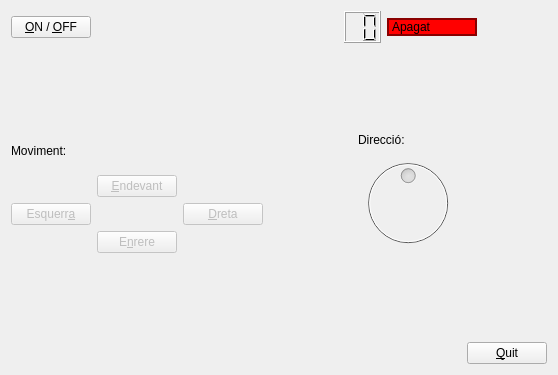
<?xml version="1.0" encoding="UTF-8"?>
<ui version="4.0">
 <class>MyForm</class>
 <widget class="QWidget" name="MyForm">
  <property name="geometry">
   <rect>
    <x>0</x>
    <y>0</y>
    <width>558</width>
    <height>375</height>
   </rect>
  </property>
  <property name="windowTitle">
   <string>Robot</string>
  </property>
  <layout class="QVBoxLayout" name="verticalLayout_3">
   <item>
    <layout class="QHBoxLayout" name="StatusLayout">
     <item>
      <widget class="QPushButton" name="PowerButton">
       <property name="text">
        <string>&amp;ON / &amp;OFF</string>
       </property>
      </widget>
     </item>
     <item>
      <spacer name="horizontalSpacer_3">
       <property name="orientation">
        <enum>Qt::Horizontal</enum>
       </property>
       <property name="sizeType">
        <enum>QSizePolicy::Fixed</enum>
       </property>
       <property name="sizeHint" stdset="0">
        <size>
         <width>177</width>
         <height>20</height>
        </size>
       </property>
      </spacer>
     </item>
     <item>
      <spacer name="horizontalSpacer_6">
       <property name="orientation">
        <enum>Qt::Horizontal</enum>
       </property>
       <property name="sizeHint" stdset="0">
        <size>
         <width>40</width>
         <height>20</height>
        </size>
       </property>
      </spacer>
     </item>
     <item>
      <widget class="QLCDNumber" name="lcdNumber">
       <property name="sizePolicy">
        <sizepolicy hsizetype="Fixed" vsizetype="Fixed">
         <horstretch>0</horstretch>
         <verstretch>0</verstretch>
        </sizepolicy>
       </property>
       <property name="minimumSize">
        <size>
         <width>0</width>
         <height>32</height>
        </size>
       </property>
       <property name="lineWidth">
        <number>1</number>
       </property>
       <property name="digitCount">
        <number>2</number>
       </property>
       <property name="value" stdset="0">
        <double>0.000000000000000</double>
       </property>
       <property name="intValue" stdset="0">
        <number>0</number>
       </property>
      </widget>
     </item>
     <item>
      <widget class="MyLabel" name="Status">
       <property name="sizePolicy">
        <sizepolicy hsizetype="Fixed" vsizetype="Fixed">
         <horstretch>0</horstretch>
         <verstretch>0</verstretch>
        </sizepolicy>
       </property>
       <property name="minimumSize">
        <size>
         <width>90</width>
         <height>0</height>
        </size>
       </property>
       <property name="styleSheet">
        <string notr="true">border: 2px solid #890000; background-color: #ff0000</string>
       </property>
       <property name="text">
        <string>Apagat</string>
       </property>
      </widget>
     </item>
     <item>
      <spacer name="horizontalSpacer_5">
       <property name="orientation">
        <enum>Qt::Horizontal</enum>
       </property>
       <property name="sizeHint" stdset="0">
        <size>
         <width>40</width>
         <height>20</height>
        </size>
       </property>
      </spacer>
     </item>
    </layout>
   </item>
   <item>
    <spacer name="verticalSpacer">
     <property name="orientation">
      <enum>Qt::Vertical</enum>
     </property>
     <property name="sizeHint" stdset="0">
      <size>
       <width>20</width>
       <height>40</height>
      </size>
     </property>
    </spacer>
   </item>
   <item>
    <layout class="QHBoxLayout" name="ControllersLayout">
     <item>
      <layout class="QVBoxLayout" name="layoutMoviment">
       <item>
        <widget class="QLabel" name="Moviment">
         <property name="text">
          <string>Moviment:</string>
         </property>
        </widget>
       </item>
       <item>
        <layout class="QGridLayout" name="gridLayout">
         <item row="2" column="1">
          <widget class="QPushButton" name="dirS">
           <property name="enabled">
            <bool>false</bool>
           </property>
           <property name="text">
            <string>E&amp;nrere</string>
           </property>
          </widget>
         </item>
         <item row="1" column="2">
          <widget class="QPushButton" name="dirD">
           <property name="enabled">
            <bool>false</bool>
           </property>
           <property name="text">
            <string>&amp;Dreta</string>
           </property>
          </widget>
         </item>
         <item row="0" column="1">
          <widget class="QPushButton" name="dirW">
           <property name="enabled">
            <bool>false</bool>
           </property>
           <property name="text">
            <string>&amp;Endevant</string>
           </property>
          </widget>
         </item>
         <item row="1" column="0">
          <widget class="QPushButton" name="dirA">
           <property name="enabled">
            <bool>false</bool>
           </property>
           <property name="sizePolicy">
            <sizepolicy hsizetype="Fixed" vsizetype="Fixed">
             <horstretch>0</horstretch>
             <verstretch>0</verstretch>
            </sizepolicy>
           </property>
           <property name="text">
            <string>Esquerr&amp;a</string>
           </property>
          </widget>
         </item>
        </layout>
       </item>
      </layout>
     </item>
     <item>
      <spacer name="horizontalSpacer">
       <property name="orientation">
        <enum>Qt::Horizontal</enum>
       </property>
       <property name="sizeHint" stdset="0">
        <size>
         <width>40</width>
         <height>20</height>
        </size>
       </property>
      </spacer>
     </item>
     <item>
      <layout class="QVBoxLayout" name="layoutDireccio">
       <item>
        <widget class="QLabel" name="Direccio">
         <property name="text">
          <string>Direcció:</string>
         </property>
        </widget>
       </item>
       <item>
        <widget class="QDial" name="dial">
         <property name="enabled">
          <bool>false</bool>
         </property>
         <property name="palette">
          <palette>
           <active>
            <colorrole role="Highlight">
             <brush brushstyle="SolidPattern">
              <color alpha="0">
               <red>170</red>
               <green>255</green>
               <blue>127</blue>
              </color>
             </brush>
            </colorrole>
           </active>
           <inactive>
            <colorrole role="Highlight">
             <brush brushstyle="SolidPattern">
              <color alpha="0">
               <red>170</red>
               <green>255</green>
               <blue>127</blue>
              </color>
             </brush>
            </colorrole>
           </inactive>
           <disabled>
            <colorrole role="Highlight">
             <brush brushstyle="SolidPattern">
              <color alpha="255">
               <red>227</red>
               <green>229</green>
               <blue>231</blue>
              </color>
             </brush>
            </colorrole>
           </disabled>
          </palette>
         </property>
         <property name="maximum">
          <number>359</number>
         </property>
         <property name="value">
          <number>180</number>
         </property>
         <property name="tracking">
          <bool>false</bool>
         </property>
         <property name="wrapping">
          <bool>true</bool>
         </property>
         <property name="notchesVisible">
          <bool>false</bool>
         </property>
        </widget>
       </item>
      </layout>
     </item>
     <item>
      <spacer name="horizontalSpacer_4">
       <property name="orientation">
        <enum>Qt::Horizontal</enum>
       </property>
       <property name="sizeHint" stdset="0">
        <size>
         <width>40</width>
         <height>20</height>
        </size>
       </property>
      </spacer>
     </item>
    </layout>
   </item>
   <item>
    <spacer name="verticalSpacer_2">
     <property name="orientation">
      <enum>Qt::Vertical</enum>
     </property>
     <property name="sizeHint" stdset="0">
      <size>
       <width>20</width>
       <height>40</height>
      </size>
     </property>
    </spacer>
   </item>
   <item>
    <layout class="QHBoxLayout" name="horizontalLayout">
     <item>
      <spacer name="horizontalSpacer_2">
       <property name="orientation">
        <enum>Qt::Horizontal</enum>
       </property>
       <property name="sizeHint" stdset="0">
        <size>
         <width>40</width>
         <height>20</height>
        </size>
       </property>
      </spacer>
     </item>
     <item>
      <widget class="QPushButton" name="QuitButton">
       <property name="styleSheet">
        <string notr="true"/>
       </property>
       <property name="text">
        <string>&amp;Quit</string>
       </property>
      </widget>
     </item>
    </layout>
   </item>
  </layout>
 </widget>
 <customwidgets>
  <customwidget>
   <class>MyLabel</class>
   <extends>QLabel</extends>
   <header>MyLabel.h</header>
   <slots>
    <signal>actualitza_text(QString)</signal>
    <signal>actualitza_color(QString)</signal>
    <signal>habilita_o_deshabilita(bool)</signal>
    <signal>clica_boto()</signal>
    <signal>mostra_moviments(int)</signal>
    <slot>mostra(QString)</slot>
    <slot>encen_o_apaga()</slot>
    <slot>incrementa_moviments()</slot>
    <slot>control_endevant()</slot>
    <slot>control_enrera()</slot>
    <slot>control_esquerra()</slot>
    <slot>control_dreta()</slot>
    <slot>control_gir(int)</slot>
   </slots>
  </customwidget>
 </customwidgets>
 <resources/>
 <connections>
  <connection>
   <sender>Status</sender>
   <signal>actualitza_text(QString)</signal>
   <receiver>Status</receiver>
   <slot>setText(QString)</slot>
   <hints>
    <hint type="sourcelabel">
     <x>418</x>
     <y>34</y>
    </hint>
    <hint type="destinationlabel">
     <x>418</x>
     <y>34</y>
    </hint>
   </hints>
  </connection>
  <connection>
   <sender>PowerButton</sender>
   <signal>clicked()</signal>
   <receiver>Status</receiver>
   <slot>encen_o_apaga()</slot>
   <hints>
    <hint type="sourcelabel">
     <x>90</x>
     <y>40</y>
    </hint>
    <hint type="destinationlabel">
     <x>418</x>
     <y>34</y>
    </hint>
   </hints>
  </connection>
  <connection>
   <sender>Status</sender>
   <signal>habilita_o_deshabilita(bool)</signal>
   <receiver>dirW</receiver>
   <slot>setEnabled(bool)</slot>
   <hints>
    <hint type="sourcelabel">
     <x>418</x>
     <y>34</y>
    </hint>
    <hint type="destinationlabel">
     <x>182</x>
     <y>176</y>
    </hint>
   </hints>
  </connection>
  <connection>
   <sender>Status</sender>
   <signal>habilita_o_deshabilita(bool)</signal>
   <receiver>dirA</receiver>
   <slot>setEnabled(bool)</slot>
   <hints>
    <hint type="sourcelabel">
     <x>418</x>
     <y>34</y>
    </hint>
    <hint type="destinationlabel">
     <x>40</x>
     <y>215</y>
    </hint>
   </hints>
  </connection>
  <connection>
   <sender>Status</sender>
   <signal>habilita_o_deshabilita(bool)</signal>
   <receiver>dirD</receiver>
   <slot>setEnabled(bool)</slot>
   <hints>
    <hint type="sourcelabel">
     <x>418</x>
     <y>34</y>
    </hint>
    <hint type="destinationlabel">
     <x>272</x>
     <y>216</y>
    </hint>
   </hints>
  </connection>
  <connection>
   <sender>Status</sender>
   <signal>habilita_o_deshabilita(bool)</signal>
   <receiver>dirS</receiver>
   <slot>setEnabled(bool)</slot>
   <hints>
    <hint type="sourcelabel">
     <x>418</x>
     <y>34</y>
    </hint>
    <hint type="destinationlabel">
     <x>104</x>
     <y>233</y>
    </hint>
   </hints>
  </connection>
  <connection>
   <sender>Status</sender>
   <signal>habilita_o_deshabilita(bool)</signal>
   <receiver>dial</receiver>
   <slot>setEnabled(bool)</slot>
   <hints>
    <hint type="sourcelabel">
     <x>418</x>
     <y>34</y>
    </hint>
    <hint type="destinationlabel">
     <x>394</x>
     <y>195</y>
    </hint>
   </hints>
  </connection>
  <connection>
   <sender>Status</sender>
   <signal>mostra_moviments(int)</signal>
   <receiver>lcdNumber</receiver>
   <slot>display(int)</slot>
   <hints>
    <hint type="sourcelabel">
     <x>418</x>
     <y>34</y>
    </hint>
    <hint type="destinationlabel">
     <x>385</x>
     <y>39</y>
    </hint>
   </hints>
  </connection>
  <connection>
   <sender>Status</sender>
   <signal>clica_boto()</signal>
   <receiver>PowerButton</receiver>
   <slot>click()</slot>
   <hints>
    <hint type="sourcelabel">
     <x>418</x>
     <y>34</y>
    </hint>
    <hint type="destinationlabel">
     <x>90</x>
     <y>36</y>
    </hint>
   </hints>
  </connection>
  <connection>
   <sender>Status</sender>
   <signal>actualitza_color(QString)</signal>
   <receiver>Status</receiver>
   <slot>setStyleSheet(QString)</slot>
   <hints>
    <hint type="sourcelabel">
     <x>418</x>
     <y>34</y>
    </hint>
    <hint type="destinationlabel">
     <x>418</x>
     <y>34</y>
    </hint>
   </hints>
  </connection>
  <connection>
   <sender>dirW</sender>
   <signal>clicked()</signal>
   <receiver>Status</receiver>
   <slot>control_endevant()</slot>
   <hints>
    <hint type="sourcelabel">
     <x>182</x>
     <y>176</y>
    </hint>
    <hint type="destinationlabel">
     <x>418</x>
     <y>34</y>
    </hint>
   </hints>
  </connection>
  <connection>
   <sender>dirA</sender>
   <signal>clicked()</signal>
   <receiver>Status</receiver>
   <slot>control_esquerra()</slot>
   <hints>
    <hint type="sourcelabel">
     <x>55</x>
     <y>202</y>
    </hint>
    <hint type="destinationlabel">
     <x>418</x>
     <y>34</y>
    </hint>
   </hints>
  </connection>
  <connection>
   <sender>dirD</sender>
   <signal>clicked()</signal>
   <receiver>Status</receiver>
   <slot>control_dreta()</slot>
   <hints>
    <hint type="sourcelabel">
     <x>272</x>
     <y>216</y>
    </hint>
    <hint type="destinationlabel">
     <x>418</x>
     <y>34</y>
    </hint>
   </hints>
  </connection>
  <connection>
   <sender>dial</sender>
   <signal>valueChanged(int)</signal>
   <receiver>Status</receiver>
   <slot>control_gir(int)</slot>
   <hints>
    <hint type="sourcelabel">
     <x>394</x>
     <y>195</y>
    </hint>
    <hint type="destinationlabel">
     <x>418</x>
     <y>34</y>
    </hint>
   </hints>
  </connection>
  <connection>
   <sender>dirS</sender>
   <signal>clicked()</signal>
   <receiver>Status</receiver>
   <slot>control_enrera()</slot>
   <hints>
    <hint type="sourcelabel">
     <x>121</x>
     <y>248</y>
    </hint>
    <hint type="destinationlabel">
     <x>418</x>
     <y>34</y>
    </hint>
   </hints>
  </connection>
  <connection>
   <sender>QuitButton</sender>
   <signal>clicked()</signal>
   <receiver>MyForm</receiver>
   <slot>close()</slot>
   <hints>
    <hint type="sourcelabel">
     <x>501</x>
     <y>338</y>
    </hint>
    <hint type="destinationlabel">
     <x>522</x>
     <y>260</y>
    </hint>
   </hints>
  </connection>
 </connections>
</ui>
